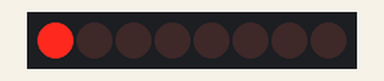
The sketch below on a simulated Arduino Uno, built with avr-gcc and run on an emulated ATmega328P. Parts: 8 port-expander outputs drawn as a row of LEDs (first output left, lit = HIGH). Wiring (inferred from the names in the program): PCF8574 port expander at I2C address 0x20. Wiring (inferred from the signals the program sends): row of LEDs: on Q0, Q1, Q2, Q3, Q4, Q5, Q6, Q7.

Above: at 0.2 s.
At 0.7 s:
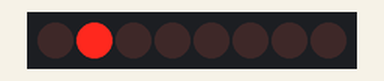
At 2.2 s:
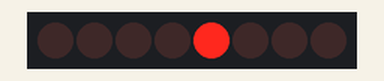
At 4.0 s:
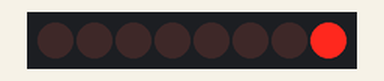
At 6.7 s:
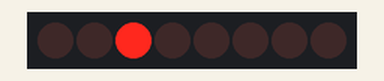
At 9.7 s:
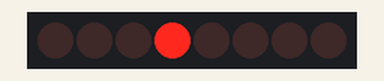
Timing chart, 0 to 10.4 s (numbered marks = the images above):
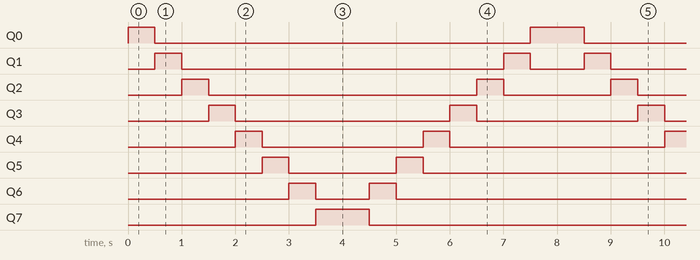

The sketch:

i2c-port-extension.ino
```cpp
#include <Wire.h>

void setup()
{
  Wire.begin(); // join i2c bus (address optional for master)
}


uint8_t invert(uint8_t data)
{
  return data ^ 0xff;
}

void loop()
{
  uint8_t data = 0x01;

  for(uint8_t n = 0; n < 8; n++)
  {
    Wire.beginTransmission(0x20);     // PCF8574 IO (addresses from 0x20 to 0x27)
    Wire.write(invert(data << n));    // send one bytes
    Wire.endTransmission();           // stop transmitting
    delay(500);
  }

  data = 0x80;
  for(uint8_t n = 0; n < 8; n++)
  {
    Wire.beginTransmission(0x20);     // PCF8574 IO (addresses from 0x20 to 0x27)
    Wire.write(invert(data >> n));    // send one bytes
    Wire.endTransmission();           // stop transmitting
    delay(500);
  }
}
```

Measured:
- by itself, Q0: repeats every 8.0 s: LOW 7.0 s, HIGH 1.0 s
- by itself, Q1: repeats every 8.0 s: LOW 6.0 s, HIGH 0.50 s, LOW 1.0 s, HIGH 0.50 s
- by itself, Q2: repeats every 8.0 s: LOW 5.0 s, HIGH 0.50 s, LOW 2.0 s, HIGH 0.50 s
- by itself, Q3: repeats every 8.0 s: LOW 4.0 s, HIGH 0.50 s, LOW 3.0 s, HIGH 0.50 s
- by itself, Q4: repeats every 8.0 s: LOW 3.0 s, HIGH 0.50 s, LOW 4.0 s, HIGH 0.50 s
- by itself, Q5: repeats every 8.0 s: LOW 2.0 s, HIGH 0.50 s, LOW 5.0 s, HIGH 0.50 s
- by itself, Q6: repeats every 8.0 s: LOW 1.0 s, HIGH 0.50 s, LOW 6.0 s, HIGH 0.50 s
- by itself, Q7: alternates HIGH for 1.0 s and LOW for 7.0 s
